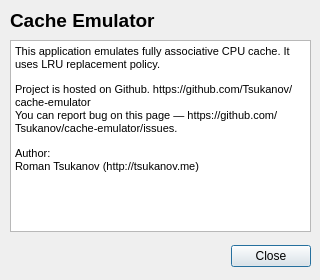
<?xml version="1.0" encoding="UTF-8"?>
<ui version="4.0">
 <class>AboutDialog</class>
 <widget class="QDialog" name="AboutDialog">
  <property name="geometry">
   <rect>
    <x>0</x>
    <y>0</y>
    <width>320</width>
    <height>280</height>
   </rect>
  </property>
  <property name="minimumSize">
   <size>
    <width>320</width>
    <height>280</height>
   </size>
  </property>
  <property name="maximumSize">
   <size>
    <width>320</width>
    <height>280</height>
   </size>
  </property>
  <property name="windowTitle">
   <string>About Cache Emulator</string>
  </property>
  <property name="modal">
   <bool>false</bool>
  </property>
  <widget class="QDialogButtonBox" name="buttonBox">
   <property name="geometry">
    <rect>
     <x>10</x>
     <y>240</y>
     <width>301</width>
     <height>32</height>
    </rect>
   </property>
   <property name="orientation">
    <enum>Qt::Horizontal</enum>
   </property>
   <property name="standardButtons">
    <set>QDialogButtonBox::Close</set>
   </property>
  </widget>
  <widget class="QLabel" name="label">
   <property name="geometry">
    <rect>
     <x>10</x>
     <y>10</y>
     <width>151</width>
     <height>21</height>
    </rect>
   </property>
   <property name="font">
    <font>
     <pointsize>14</pointsize>
     <weight>75</weight>
     <bold>true</bold>
    </font>
   </property>
   <property name="text">
    <string>Cache Emulator</string>
   </property>
  </widget>
  <widget class="QTextBrowser" name="textBrowser">
   <property name="geometry">
    <rect>
     <x>10</x>
     <y>40</y>
     <width>301</width>
     <height>192</height>
    </rect>
   </property>
   <property name="html">
    <string>&lt;!DOCTYPE HTML PUBLIC &quot;-//W3C//DTD HTML 4.0//EN&quot; &quot;http://www.w3.org/TR/REC-html40/strict.dtd&quot;&gt;
&lt;html&gt;&lt;head&gt;&lt;meta name=&quot;qrichtext&quot; content=&quot;1&quot; /&gt;&lt;style type=&quot;text/css&quot;&gt;
p, li { white-space: pre-wrap; }
&lt;/style&gt;&lt;/head&gt;&lt;body style=&quot; font-family:'MS Shell Dlg 2'; font-size:8.25pt; font-weight:400; font-style:normal;&quot;&gt;
&lt;p style=&quot; margin-top:12px; margin-bottom:12px; margin-left:0px; margin-right:0px; -qt-block-indent:0; text-indent:0px;&quot;&gt;This application emulates fully associative CPU cache. It uses LRU replacement policy.&lt;/p&gt;
&lt;p style=&quot; margin-top:12px; margin-bottom:12px; margin-left:0px; margin-right:0px; -qt-block-indent:0; text-indent:0px;&quot;&gt;Project is hosted on Github. https://github.com/Tsukanov/cache-emulator&lt;br /&gt;You can report bug on this page — https://github.com/Tsukanov/cache-emulator/issues.&lt;/p&gt;
&lt;p style=&quot; margin-top:12px; margin-bottom:12px; margin-left:0px; margin-right:0px; -qt-block-indent:0; text-indent:0px;&quot;&gt;Author:&lt;br /&gt;Roman Tsukanov (http://tsukanov.me)&lt;/p&gt;&lt;/body&gt;&lt;/html&gt;</string>
   </property>
   <property name="openExternalLinks">
    <bool>true</bool>
   </property>
  </widget>
 </widget>
 <resources/>
 <connections>
  <connection>
   <sender>buttonBox</sender>
   <signal>accepted()</signal>
   <receiver>AboutDialog</receiver>
   <slot>accept()</slot>
   <hints>
    <hint type="sourcelabel">
     <x>248</x>
     <y>254</y>
    </hint>
    <hint type="destinationlabel">
     <x>157</x>
     <y>274</y>
    </hint>
   </hints>
  </connection>
  <connection>
   <sender>buttonBox</sender>
   <signal>rejected()</signal>
   <receiver>AboutDialog</receiver>
   <slot>reject()</slot>
   <hints>
    <hint type="sourcelabel">
     <x>316</x>
     <y>260</y>
    </hint>
    <hint type="destinationlabel">
     <x>286</x>
     <y>274</y>
    </hint>
   </hints>
  </connection>
 </connections>
</ui>
